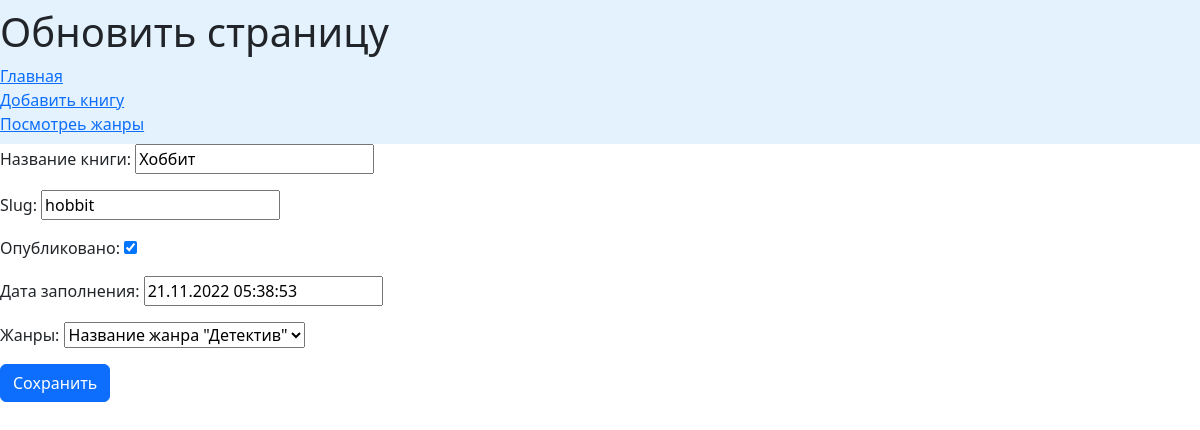
The page /book/update/48/ on the database its author committed.
### books/models.py (models this page shows, shortened)
class Book(models.Model):
    name = models.CharField(
        'Название книги', max_length=150, default='', null=True)
    slug = models.CharField('slug', max_length=150, default="", blank=True)
    is_published = models.BooleanField('Опубликовано', default=False)
    pub_date = models.DateTimeField('Дата заполнения', default=timezone.now,
                                    blank=True)
    genre = models.ForeignKey(
        'Genre', on_delete=models.CASCADE, default='Без категории', verbose_name="Жанры")
    class Meta:
        verbose_name = 'Книга'
        verbose_name_plural = 'Книги'

class Genre(models.Model):
    genre = models.CharField(
        'Название жанра', max_length=150, default='', null=True)
    class Meta:
        verbose_name = 'Жанр'
        verbose_name_plural = 'Жанры'
    def __str__(self):
        return f"Название жанра \"{self.genre}\""

### books/views.py (the view)
# urls.py: path('book/update/<int:pk>/', UpdateBook.as_view(), name='book_update'),
class UpdateBook(DataMixin, SuccessMessageMixin, UpdateView):
    model = Book
    template_name = 'pages/book_update.html'
    fields = '__all__'
    template_name_suffix = '_update_form'
    success_url = reverse_lazy('books:book_all')
    success_message = "Книга: %(name)s сохранена"
    def get_context_data(self, *, object_list=None, **kwargs):
        context = super().get_context_data(**kwargs)
        c_def = self.get_user_context(title="Обновить страницу")
        return dict(list(context.items()) + list(c_def.items()))
    def get_queryset(self):
        return Book.objects.filter(is_published=True)

### books/utils.py (called while the page is built)
    def get_user_context(self, **kwargs):
        user_menu = menu.copy()
        if not self.request.user.is_authenticated:
            user_menu.pop(3)
        context = kwargs
        genre = Genre.objects.all()
        context['menu'] = user_menu
        context['genre'] = genre
        return context

### templates/pages/book_update.html (shortened to what this page needs)
{% extends 'base.html' %}
{% load cache %}
{% block content %}
        <form method="POST" enctype="multipart/form-data">
            {{ form.as_p }}
            <button type="submit" class="btn btn-primary">Сохранить</button>
        </form>
{% endblock content %}

### rows shown on the page
Book: name "Хоббит", slug "hobbit", is_published "☑", pub_date "21.11.2022 05:38:53"
Genre: genre "Название жанра \"Детектив\""

### other values the page prints
{{ title }} "Обновить страницу"
{{ item_menu.title }} "Главная" "Добавить книгу" "Посмотреь жанры"
